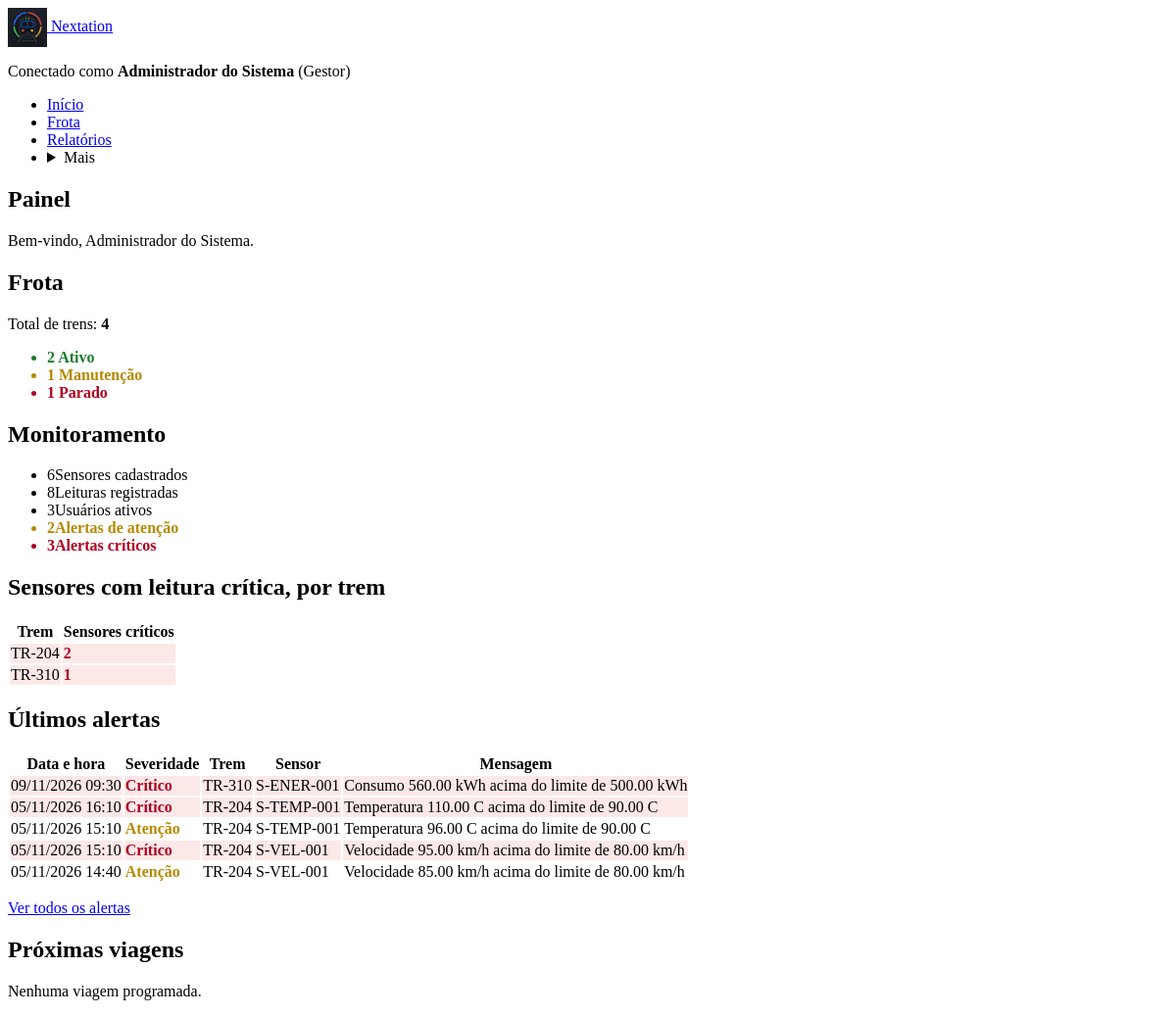
Page /dashboard.php (signed in) on the committed database.
### tables this page shows
CREATE TABLE alertas (
    id_alerta INT NOT NULL AUTO_INCREMENT,
    id_leitura INT NOT NULL,
    tipo VARCHAR(40) NOT NULL,
    severidade ENUM('normal','atencao','critico') NOT NULL,
    mensagem VARCHAR(200) NOT NULL,
    data_hora DATETIME NOT NULL,
    PRIMARY KEY (id_alerta),
    CONSTRAINT fk_alertas_leituras FOREIGN KEY (id_leitura) REFERENCES leituras (id_leitura) ON DELETE CASCADE
);

CREATE TABLE trens (
    id_trem INT NOT NULL AUTO_INCREMENT,
    prefixo VARCHAR(10) NOT NULL,
    modelo VARCHAR(60) NOT NULL,
    ano INT NOT NULL,
    status ENUM('em_operacao','manutencao','inativo') NOT NULL DEFAULT 'em_operacao',
    capacidade DECIMAL(8,2) NOT NULL,
    ultima_inspecao DATE NULL,
    PRIMARY KEY (id_trem),
    UNIQUE KEY uq_trens_prefixo (prefixo)
);

CREATE TABLE sensores (
    id_sensor INT NOT NULL AUTO_INCREMENT,
    id_trem INT NOT NULL,
    codigo VARCHAR(20) NOT NULL,
    tipo VARCHAR(40) NOT NULL,
    localizacao VARCHAR(80),
    segmento VARCHAR(80),
    PRIMARY KEY (id_sensor),
    UNIQUE KEY uq_sensores_codigo (codigo),
    CONSTRAINT fk_sensores_trens FOREIGN KEY (id_trem) REFERENCES trens (id_trem) ON DELETE RESTRICT
);

### includes/funcoes.php (called while the page is built, shortened)
<?php
function e($texto)
{
    return htmlspecialchars((string)$texto, ENT_QUOTES, 'UTF-8');
}
function statusTrens()
{
    return [
        'em_operacao' => 'Ativo',
        'manutencao'  => 'Manutenção',
        'inativo'     => 'Parado',
    ];
}
function classeStatusTrem($status)
{
    $mapa = ['em_operacao' => 'normal', 'manutencao' => 'atencao', 'inativo' => 'critico'];
    return 'status-' . ($mapa[$status] ?? 'normal');
}
function rotulosSeveridade()
{
    return ['normal' => 'Normal', 'atencao' => 'Atenção', 'critico' => 'Crítico'];
}

### includes/permissao.php (called while the page is built, shortened)
<?php
function temPapel($papeis_permitidos)
{
    return isset($_SESSION['usuario_papel'])
        && in_array($_SESSION['usuario_papel'], $papeis_permitidos, true);
}

### dashboard.php (the view, shortened to what this page needs)
<?php
require __DIR__ . '/includes/permissao.php';
require __DIR__ . '/config/conexao.php';
require __DIR__ . '/includes/funcoes.php';
$ve_operacao = temPapel(['administrador', 'maquinista']);
$eh_admin    = temPapel(['administrador']);
$trens_status = [];
$res = $conexao->query('SELECT status, COUNT(*) AS qtd FROM trens GROUP BY status');
while ($l = $res->fetch_assoc()) {
    $trens_status[$l['status']] = (int)$l['qtd'];
}
$total_trens = array_sum($trens_status);
$proximas = $conexao->query(
    "SELECT rotas.origem, rotas.destino, rotas.data_viagem, rotas.hora_partida, rotas.status, trens.prefixo
     FROM rotas INNER JOIN trens ON trens.id_trem = rotas.id_trem
     WHERE rotas.status IN ('programada', 'em_andamento') AND rotas.data_viagem >= CURDATE()
     ORDER BY rotas.data_viagem, rotas.hora_partida LIMIT 5"
);
if ($ve_operacao) {
    $total_sensores = (int)$conexao->query('SELECT COUNT(*) AS n FROM sensores')->fetch_assoc()['n'];
    $total_leituras = (int)$conexao->query('SELECT COUNT(*) AS n FROM leituras')->fetch_assoc()['n'];
    $alertas_sev = ['atencao' => 0, 'critico' => 0];
    $res = $conexao->query("SELECT severidade, COUNT(*) AS qtd FROM alertas GROUP BY severidade");
    while ($l = $res->fetch_assoc()) {
        $alertas_sev[$l['severidade']] = (int)$l['qtd'];
    }
    $criticos_por_trem = [];
    $res = $conexao->query(
        'SELECT trens.prefixo, ult.valor, limites.limite_max
         FROM sensores
         INNER JOIN trens ON trens.id_trem = sensores.id_trem
         INNER JOIN limites ON limites.tipo = sensores.tipo
         INNER JOIN leituras ult ON ult.id_leitura = (
             SELECT l2.id_leitura FROM leituras l2
             WHERE l2.id_sensor = sensores.id_sensor
             ORDER BY l2.data_hora DESC, l2.id_leitura DESC LIMIT 1)'
    );
    while ($l = $res->fetch_assoc()) {
        if (classificarValor((float)$l['valor'], (float)$l['limite_max']) === 'critico') {
            $criticos_por_trem[$l['prefixo']] = ($criticos_por_trem[$l['prefixo']] ?? 0) + 1;
        }
    }
    ksort($criticos_por_trem);
    $ultimos_alertas = $conexao->query(
        'SELECT alertas.severidade, alertas.mensagem, alertas.data_hora, trens.prefixo, sensores.codigo
         FROM alertas
         INNER JOIN leituras ON leituras.id_leitura = alertas.id_leitura
         INNER JOIN sensores ON sensores.id_sensor = leituras.id_sensor
         INNER JOIN trens ON trens.id_trem = sensores.id_trem
         ORDER BY alertas.data_hora DESC, alertas.id_alerta DESC LIMIT 5'
    );
}
if ($eh_admin) {
    $total_usuarios = (int)$conexao->query('SELECT COUNT(*) AS n FROM usuarios WHERE ativo = 1')->fetch_assoc()['n'];
}
require __DIR__ . '/includes/cabecalho.php';
?>
<section class="pagina-cabecalho">
    <h1 class="titulo-pagina">Painel</h1>
    <p class="subtitulo">Bem-vindo, <?= e($_SESSION['usuario_nome']) ?>.</p>
</section>
<section class="painel-secao painel-frota" aria-labelledby="titulo-frota">
    <h2 id="titulo-frota" class="subtitulo-secao">Frota</h2>
    <p class="painel-total">Total de trens: <strong class="painel-total-valor"><?= (int)$total_trens ?></strong></p>
    <ul class="indicadores">
        <?php foreach (statusTrens() as $valor => $rotulo): ?>
            <li class="indicador <?= e(classeStatusTrem($valor)) ?>">
                <span class="indicador-valor"><?= (int)($trens_status[$valor] ?? 0) ?></span>
                <span class="indicador-rotulo"><?= e($rotulo) ?></span>
            </li>
        <?php endforeach; ?>
    </ul>
</section>
<?php if ($ve_operacao): ?>
<section class="painel-secao painel-monitoramento" aria-labelledby="titulo-monitoramento">
    <h2 id="titulo-monitoramento" class="subtitulo-secao">Monitoramento</h2>
    <ul class="indicadores">
        <li class="indicador"><span class="indicador-valor"><?= (int)$total_sensores ?></span><span class="indicador-rotulo">Sensores cadastrados</span></li>
        <li class="indicador"><span class="indicador-valor"><?= (int)$total_leituras ?></span><span class="indicador-rotulo">Leituras registradas</span></li>
        <?php if ($eh_admin): ?>
        <li class="indicador"><span class="indicador-valor"><?= (int)$total_usuarios ?></span><span class="indicador-rotulo">Usuários ativos</span></li>
        <?php endif; ?>
        <li class="indicador sev-atencao"><span class="indicador-valor"><?= (int)$alertas_sev['atencao'] ?></span><span class="indicador-rotulo">Alertas de atenção</span></li>
        <li class="indicador sev-critico"><span class="indicador-valor"><?= (int)$alertas_sev['critico'] ?></span><span class="indicador-rotulo">Alertas críticos</span></li>
    </ul>
</section>
<section class="painel-secao painel-criticos" aria-labelledby="titulo-criticos">
    <h2 id="titulo-criticos" class="subtitulo-secao">Sensores com leitura crítica, por trem</h2>
    <?php if (count($criticos_por_trem) === 0): ?>
        <p class="estado-vazio">Nenhum sensor com leitura crítica no momento.</p>
    <?php else: ?>
        <table class="tabela tabela-cartoes tabela-criticos">
            <thead><tr><th scope="col">Trem</th><th scope="col">Sensores críticos</th></tr></thead>
            <tbody>
            <?php foreach ($criticos_por_trem as $prefixo => $qtd): ?>
                <tr class="linha linha-critica">
                    <td class="celula-principal" data-label="Trem"><?= e($prefixo) ?></td>
                    <td class="sev-critico" data-label="Sensores críticos"><?= (int)$qtd ?></td>
                </tr>
            <?php endforeach; ?>
            </tbody>
        </table>
    <?php endif; ?>
</section>
<section class="painel-secao painel-alertas" aria-labelledby="titulo-ultimos-alertas">
    <h2 id="titulo-ultimos-alertas" class="subtitulo-secao">Últimos alertas</h2>
    <?php if ($ultimos_alertas->num_rows === 0): ?>
        <p class="estado-vazio">Nenhum alerta registrado.</p>
    <?php else: ?>
        <table class="tabela tabela-cartoes tabela-alertas">
            <thead><tr><th scope="col">Data e hora</th><th scope="col">Severidade</th><th scope="col">Trem</th><th scope="col">Sensor</th><th scope="col">Mensagem</th></tr></thead>
            <tbody>
            <?php while ($a = $ultimos_alertas->fetch_assoc()): ?>
                <tr class="linha<?= $a['severidade'] === 'critico' ? ' linha-critica' : '' ?>">
                    <td data-label="Data e hora"><?= e(date('d/m/Y H:i', strtotime($a['data_hora']))) ?></td>
                    <td class="sev-<?= e($a['severidade']) ?>" data-label="Severidade"><?= e(rotulosSeveridade()[$a['severidade']] ?? $a['severidade']) ?></td>
                    <td class="celula-principal" data-label="Trem"><?= e($a['prefixo']) ?></td>
                    <td data-label="Sensor"><?= e($a['codigo']) ?></td>
                    <td data-label="Mensagem"><?= e($a['mensagem']) ?></td>
                </tr>
            <?php endwhile; ?>
            </tbody>
        </table>
        <p class="link-secao"><a href="notificacoes_alertas.php">Ver todos os alertas</a></p>
    <?php endif; ?>
</section>
<?php endif; ?>
<section class="painel-secao painel-viagens" aria-labelledby="titulo-viagens">
    <h2 id="titulo-viagens" class="subtitulo-secao">Próximas viagens</h2>
    <?php if ($proximas->num_rows === 0): ?>
        <p class="estado-vazio">Nenhuma viagem programada.</p>
    <?php endif; ?>
</section>
<?php require __DIR__ . '/includes/rodape.php'; ?>

### assets/css/estilo.css (style rules this page uses)
.status-normal, .sev-normal { color: #1b7a2e; font-weight: bold; }
.status-atencao, .sev-atencao { color: #b58900; font-weight: bold; }
.status-critico, .sev-critico { color: #b00020; font-weight: bold; }
.linha-critica { background: #fde8e8; }

### rows in the picture
alertas: data_hora "09/11/2026 09:30", severidade "Crítico", trens.prefixo "TR-310", sensores.codigo "S-ENER-001", mensagem "Consumo 560.00 kWh acima do limite de 500.00 kWh"
alertas: data_hora "05/11/2026 16:10", severidade "Crítico", trens.prefixo "TR-204", sensores.codigo "S-TEMP-001", mensagem "Temperatura 110.00 C acima do limite de 90.00 C"
alertas: data_hora "05/11/2026 15:10", severidade "Atenção", trens.prefixo "TR-204", sensores.codigo "S-TEMP-001", mensagem "Temperatura 96.00 C acima do limite de 90.00 C"
alertas: data_hora "05/11/2026 15:10", severidade "Crítico", trens.prefixo "TR-204", sensores.codigo "S-VEL-001", mensagem "Velocidade 95.00 km/h acima do limite de 80.00 km/h"
alertas: data_hora "05/11/2026 14:40", severidade "Atenção", trens.prefixo "TR-204", sensores.codigo "S-VEL-001", mensagem "Velocidade 85.00 km/h acima do limite de 80.00 km/h"

### other values in the picture
$_SESSION['usuario_nome'] "Administrador do Sistema"
rotuloPapel($_SESSION['usuario_papel']) "Gestor"
$total_trens "4"
$trens_status[$valor] "2"
$rotulo "Ativo"
$trens_status[$valor] "1"
$rotulo "Manutenção"
$rotulo "Parado"
$total_sensores "6"
$total_leituras "8"
$total_usuarios "3"
$alertas_sev['atencao'] "2"
$alertas_sev['critico'] "3"
$prefixo "TR-204"
$qtd "2"
